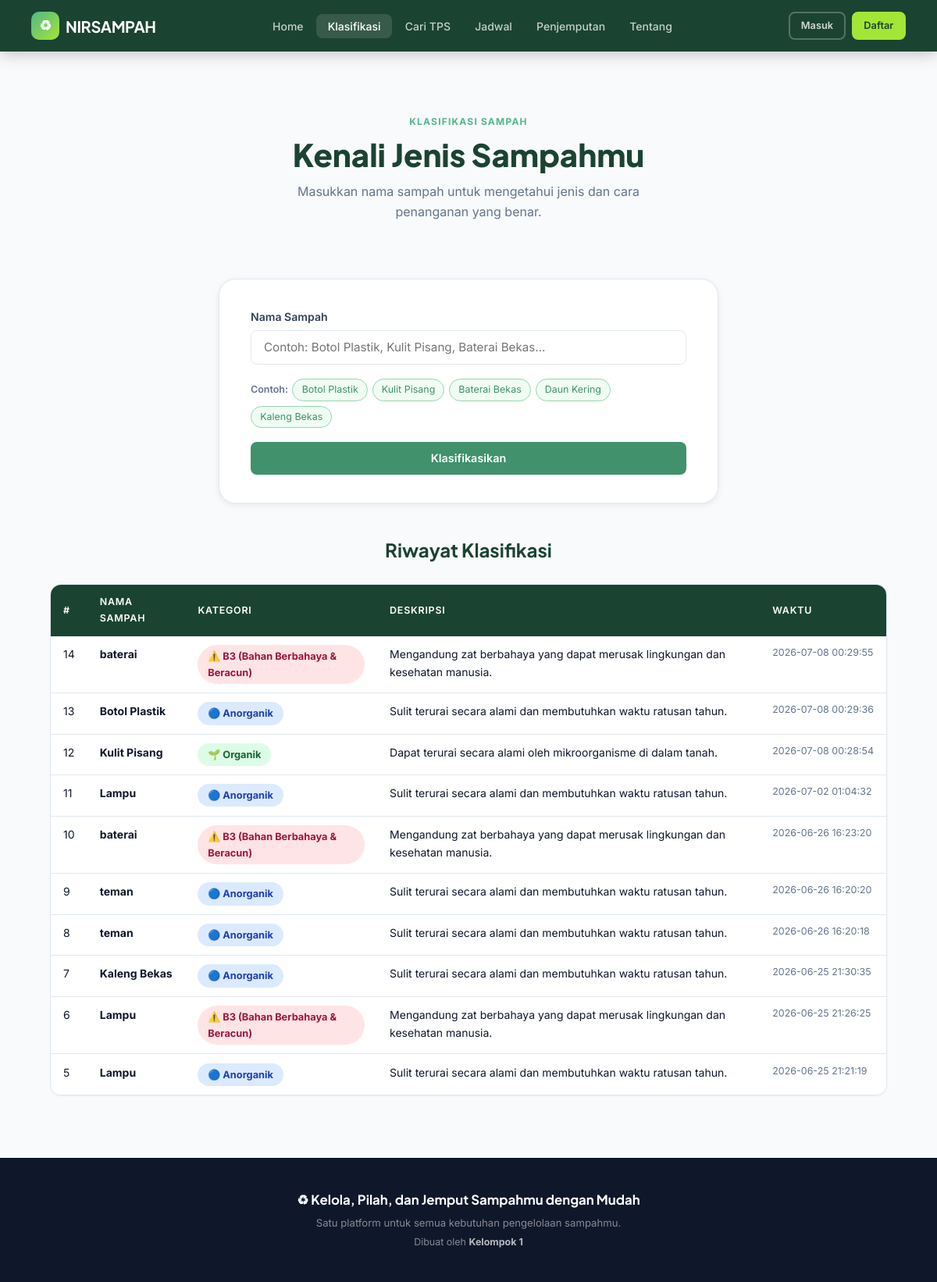
The app's page /classify with its own data.
### tables this page shows
CREATE TABLE history (
                id INTEGER PRIMARY KEY AUTOINCREMENT,
                waste_name TEXT NOT NULL, category TEXT NOT NULL,
                description TEXT NOT NULL, created_at TEXT NOT NULL
            );

### backend/app.py (the view, shortened to what this page needs)
@app.route("/classify", methods=["GET","POST"])
def classify():
    result, error, waste_name_input = None, None, ""
    history = db.get_history(10)
    return render_template("classify.html", result=result, error=error,
                           waste_name_input=waste_name_input, history=history)

### backend/app.py (called while the page is built)
def current_user():
    if "user_id" in session:
        return User.get_by_id(db, session["user_id"])
    return None

@app.context_processor
def inject_user():
    return {"current_user": current_user()}

### backend/models.py (called while the page is built)
    def _get_connection(self):
        conn = sqlite3.connect(self.db_path)
        conn.row_factory = sqlite3.Row
        return conn

    def get_history(self, limit=20):
        conn = self._get_connection()
        rows = conn.execute("SELECT * FROM history ORDER BY id DESC LIMIT ?", (limit,)).fetchall()
        conn.close()
        return [dict(r) for r in rows]

### frontend/templates/classify.html (shortened to what this page needs)
{% extends "base.html" %}
{% block content %}
<div class="page-header">
  <p class="page-header__eyebrow">Klasifikasi Sampah</p>
  <h1 class="page-header__title">Kenali Jenis Sampahmu</h1>
  <p class="page-header__desc">Masukkan nama sampah untuk mengetahui jenis dan cara penanganan yang benar.</p>
</div>
<div class="form-section">
  <div class="card-form">
    <form method="POST" action="{{ url_for('classify') }}">
      <div class="form__group">
        <label class="form__label" for="waste_name">Nama Sampah</label>
        <input class="form__input" type="text" id="waste_name" name="waste_name"
               placeholder="Contoh: Botol Plastik, Kulit Pisang, Baterai Bekas..."
               value="{{ waste_name_input }}" required/>
      </div>
      <div class="form__examples">
        <span class="form__examples-label">Contoh:</span>
        <a class="example-tag" href="{{ url_for('classify') }}?q=Botol+Plastik">Botol Plastik</a>
        <a class="example-tag" href="{{ url_for('classify') }}?q=Kulit+Pisang">Kulit Pisang</a>
        <a class="example-tag" href="{{ url_for('classify') }}?q=Baterai+Bekas">Baterai Bekas</a>
        <a class="example-tag" href="{{ url_for('classify') }}?q=Daun+Kering">Daun Kering</a>
        <a class="example-tag" href="{{ url_for('classify') }}?q=Kaleng+Bekas">Kaleng Bekas</a>
      </div>
      <button class="btn btn--primary btn--full" type="submit">Klasifikasikan</button>
    </form>
  </div>
</div>
{% if history %}
<section class="history-section">
  <h2 class="section-title">Riwayat Klasifikasi</h2>
  <div class="table-wrapper">
    <table class="data-table">
      <thead><tr><th>#</th><th>Nama Sampah</th><th>Kategori</th><th>Deskripsi</th><th>Waktu</th></tr></thead>
      <tbody>
        {% for row in history %}
        <tr>
          <td>{{ row.id }}</td>
          <td><strong>{{ row.waste_name }}</strong></td>
          <td>
            {% if row.category == "Organik" %}<span class="badge badge--organic">🌱 {{ row.category }}</span>
            {% elif row.category == "Anorganik" %}<span class="badge badge--inorganic">🔵 {{ row.category }}</span>
            {% else %}<span class="badge badge--hazardous">⚠️ {{ row.category }}</span>{% endif %}
          </td>
          <td>{{ row.description }}</td>
          <td class="td--time">{{ row.created_at }}</td>
        </tr>
        {% endfor %}
      </tbody>
    </table>
  </div>
</section>
{% endif %}
{% endblock %}

### frontend/templates/base.html (shortened to what this page needs)
<!DOCTYPE html>
<html lang="id">
<head>
  <link rel="stylesheet" href="{{ url_for('static', filename='css/style.css') }}"/>
</head>
<body>
<nav class="navbar">
  <a href="{{ url_for('home') }}" class="navbar__brand">
    <div class="navbar__brand-icon">♻</div>
    <span>NIRSAMPAH</span>
  </a>
  <ul class="navbar__links">
    <li><a href="{{ url_for('home') }}"     class="{% if request.endpoint=='home'     %}active{% endif %}">Home</a></li>
    <li><a href="{{ url_for('classify') }}" class="{% if request.endpoint=='classify' %}active{% endif %}">Klasifikasi</a></li>
    <li><a href="{{ url_for('tps') }}"      class="{% if request.endpoint=='tps'      %}active{% endif %}">Cari TPS</a></li>
    <li><a href="{{ url_for('schedule') }}" class="{% if request.endpoint=='schedule' %}active{% endif %}">Jadwal</a></li>
    <li><a href="{{ url_for('pickup') }}"   class="{% if request.endpoint=='pickup'   %}active{% endif %}">Penjemputan</a></li>
    <li><a href="{{ url_for('about') }}"    class="{% if request.endpoint=='about'    %}active{% endif %}">Tentang</a></li>
  </ul>
  <div class="navbar__auth">
    {% if current_user %}
    <div class="navbar__user">
      <div class="navbar__avatar">{{ current_user.get_username()[0] }}</div>
      <span>{{ current_user.get_username() }}</span>
    </div>
    <a href="{{ url_for('logout') }}" class="btn btn--ghost btn--sm">Logout</a>
    {% else %}
    <a href="{{ url_for('login') }}"    class="btn btn--ghost btn--sm">Masuk</a>
    <a href="{{ url_for('register') }}" class="btn btn--lime btn--sm">Daftar</a>
    {% endif %}
  </div>
</nav>
<main class="main-content">
  {% block content %}{% endblock %}
</main>
<footer class="footer">
  <p class="footer__brand">♻ Kelola, Pilah, dan Jemput Sampahmu dengan Mudah</p>
  <p class="footer__sub">Satu platform untuk semua kebutuhan pengelolaan sampahmu.</p>
  <p class="footer__meta">Dibuat oleh <strong style="color:rgba(255,255,255,.7)">Kelompok 1</strong> </p>
</footer>
</body>
</html>

### records on screen
history: id "14", waste_name "baterai", category "B3 (Bahan Berbahaya & Beracun)", description "Mengandung zat berbahaya yang dapat merusak lingkungan dan kesehatan manusia.", created_at "2026-07-08 00:29:55"
history: id "13", waste_name "Botol Plastik", category "Anorganik", description "Sulit terurai secara alami dan membutuhkan waktu ratusan tahun.", created_at "2026-07-08 00:29:36"
history: id "12", waste_name "Kulit Pisang", category "Organik", description "Dapat terurai secara alami oleh mikroorganisme di dalam tanah.", created_at "2026-07-08 00:28:54"
history: id "11", waste_name "Lampu", category "Anorganik", description "Sulit terurai secara alami dan membutuhkan waktu ratusan tahun.", created_at "2026-07-02 01:04:32"
history: id "10", waste_name "baterai", category "B3 (Bahan Berbahaya & Beracun)", description "Mengandung zat berbahaya yang dapat merusak lingkungan dan kesehatan manusia.", created_at "2026-06-26 16:23:20"
history: id "9", waste_name "teman", category "Anorganik", description "Sulit terurai secara alami dan membutuhkan waktu ratusan tahun.", created_at "2026-06-26 16:20:20"
history: id "8", waste_name "teman", category "Anorganik", description "Sulit terurai secara alami dan membutuhkan waktu ratusan tahun.", created_at "2026-06-26 16:20:18"
history: id "7", waste_name "Kaleng Bekas", category "Anorganik", description "Sulit terurai secara alami dan membutuhkan waktu ratusan tahun.", created_at "2026-06-25 21:30:35"
history: id "6", waste_name "Lampu", category "B3 (Bahan Berbahaya & Beracun)", description "Mengandung zat berbahaya yang dapat merusak lingkungan dan kesehatan manusia.", created_at "2026-06-25 21:26:25"
history: id "5", waste_name "Lampu", category "Anorganik", description "Sulit terurai secara alami dan membutuhkan waktu ratusan tahun.", created_at "2026-06-25 21:21:19"
